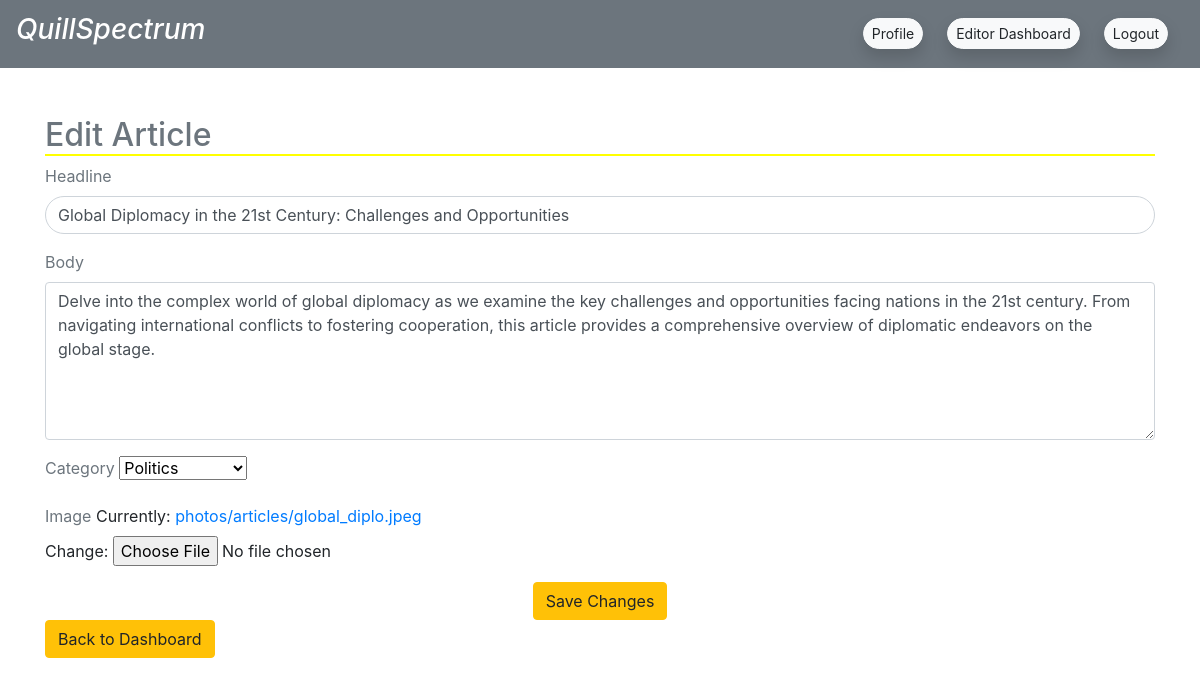
Screenshot of /editor/edit_article/7/ (signed in) with the database file from the repository.
### category_article/models.py (models this page shows, shortened)
class Article(models.Model):
    headline = models.CharField(max_length=200)
    body = models.TextField()
    category = models.ForeignKey(Category, on_delete=models.CASCADE)
    publishing_time = models.DateTimeField(auto_now_add=True)
    ratings = models.FloatField(default=0.0)
    image = models.ImageField(upload_to='photos/articles')

### editors_job/views.py (the view)
# urls.py: path('edit_article/<int:article_id>/', views.edit_article, name='edit_article'),
@login_required
def edit_article(request, article_id):
    if request.user.user_profile.user_type == 'editor':
        article = get_object_or_404(Article, pk=article_id)
        if request.method == 'POST':
            form = ArticleForm(request.POST, request.FILES, instance=article)
            if form.is_valid():
                form.save()
                return redirect('home')
        else:
            form = ArticleForm(instance=article)
        return render(request, 'editor/edit_article.html', {'form': form, 'article': article})
    else:
        return redirect('home')

### editors_job/forms.py
class ArticleForm(forms.ModelForm):
    class Meta:
        model = Article
        fields = ['headline', 'body', 'category', 'image']

### category_article/models.py (called while the page is built)
    def __str__(self):
        return self.name

### editors_job/templates/editor/edit_article.html (shortened to what this page needs)
{% extends "core/base.html" %}
{% block content %}
<div class="container mt-5">
    <h2 class="text-secondary" style="border-bottom: 2px solid yellow;">Edit Article</h2>
    <form method="post" enctype="multipart/form-data">
        <div class="mb-3">
            <label for="{{ form.headline.id_for_label }}" class="form-label text-secondary">Headline</label>
            <input type="text" class="form-control rounded-pill" id="{{ form.headline.id_for_label }}" name="{{ form.headline.name }}" value="{{ form.headline.value }}">
        </div>
        <div class="mb-3">
            <label for="{{ form.body.id_for_label }}" class="form-label text-secondary">Body</label>
            <textarea class="form-control rounded" id="{{ form.body.id_for_label }}" name="{{ form.body.name }}" rows="6">{{ form.body.value }}</textarea>
        </div>
        <div class="mb-3">
            <label for="{{ form.category.id_for_label }}" class="form-label text-secondary">Category</label>
            {{ form.category }}
        </div>
        <div class="mb-3">
            <label for="{{ form.image.id_for_label }}" class="form-label text-secondary">Image</label>
            {{ form.image }}
        </div>
        <div class="text-center mt-3">
            <button type="submit" class="btn btn-warning rounded">Save Changes</button>
        </div>
    </form>
    <a href="{% url 'editor_dashboard' %}" class="btn btn-warning rounded mb-5">Back to Dashboard</a>
</div>
{% endblock content %}

### rows the page displays
Article: headline "Global Diplomacy in the 21st Century: Challenges and Opportunities", body "Delve into the complex world of global diplomacy as we examine the key challenges and opportunities facing nations in the 21st century. From navigating international conflicts to fostering cooperation, this article provides a comprehensive overview of diplomatic endeavors on the global stage.", category "Politics"
